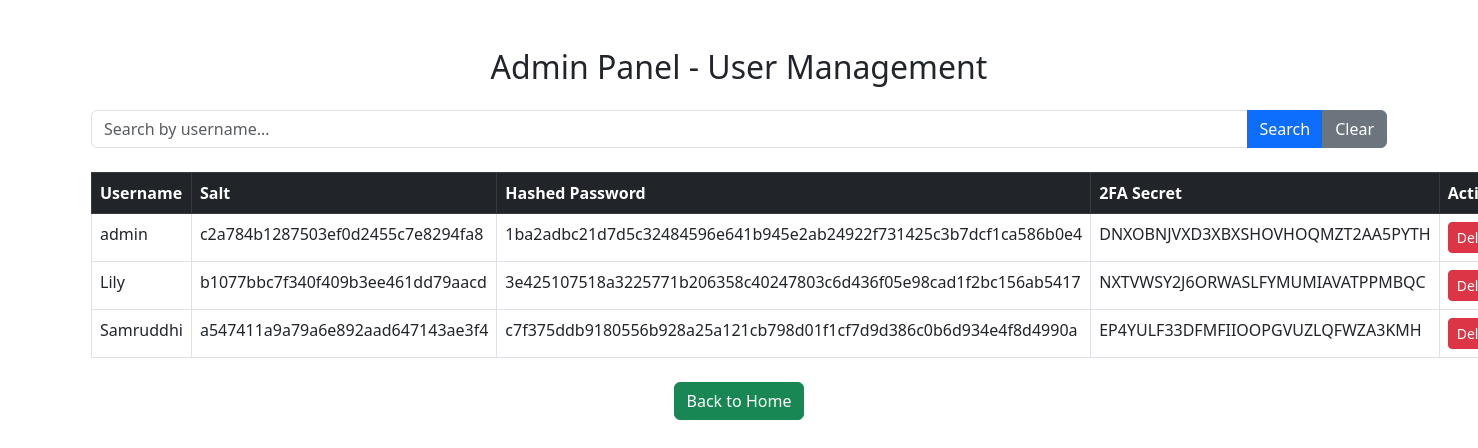
The app's page /admin_panel (signed in) with its own data.
### tables this page shows
CREATE TABLE users (
            username TEXT PRIMARY KEY,
            salt TEXT NOT NULL,
            hashed_password TEXT NOT NULL,
            secret_2fa TEXT NOT NULL,
            role TEXT NOT NULL
        );

### app.py (the view)
@app.route('/admin_panel', methods=['GET', 'POST'])
def admin_panel():
    if 'username' not in session or session.get('role') != 'admin':
        flash("Access Denied!", "danger")
        return redirect(url_for('admin_login'))
    conn = sqlite3.connect(DB_FILE)
    c = conn.cursor()
    search_query = request.args.get('search')
    if search_query:
        c.execute('SELECT username, salt, hashed_password, secret_2fa FROM users WHERE username LIKE ?', ('%' + search_query + '%',))
    else:
        c.execute('SELECT username, salt, hashed_password, secret_2fa FROM users')
    users = c.fetchall()
    conn.close()
    return render_template('admin_panel.html', users=users)

### templates/admin_panel.html (shortened to what this page needs)
<!DOCTYPE html>
<html lang="en">
<head>
    <link href="https://cdn.jsdelivr.net/npm/bootstrap@5.3.0/dist/css/bootstrap.min.css" rel="stylesheet">
</head>
<body class="container mt-5">
    <h2 class="text-center mb-4">Admin Panel - User Management</h2>
    <form method="get" action="{{ url_for('admin_panel') }}" class="mb-4">
        <div class="input-group">
            <input type="text" class="form-control" name="search" placeholder="Search by username..." value="{{ request.args.get('search', '') }}">
            <button class="btn btn-primary" type="submit">Search</button>
            <a href="{{ url_for('admin_panel') }}" class="btn btn-secondary">Clear</a>
        </div>
    </form>
    <table class="table table-bordered table-hover">
        <thead class="table-dark">
            <tr>
                <th>Username</th>
                <th>Salt</th>
                <th>Hashed Password</th>
                <th>2FA Secret</th>
                <th>Actions</th>
            </tr>
        </thead>
        <tbody>
            {% for user in users %}
            <tr>
                <td>{{ user[0] }}</td>
                <td>{{ user[1] }}</td>
                <td>{{ user[2] }}</td>
                <td>{{ user[3] }}</td>
                <td>
                    <form method="POST" action="{{ url_for('delete_user', username=user[0]) }}">
                        <button type="submit" class="btn btn-sm btn-danger" onclick="return confirm('Are you sure you want to delete {{ user[0] }}?')">Delete</button>
                    </form>
                </td>
            </tr>
            {% endfor %}
        </tbody>
    </table>
    <div class="text-center mt-4">
        <a href="{{ url_for('home') }}" class="btn btn-success">Back to Home</a>
    </div>
</body>
</html>

### records on screen
users: username "admin", salt "c2a784b1287503ef0d2455c7e8294fa8", hashed_password "1ba2adbc21d7d5c32484596e641b945e2ab24922f731425c3b7dcf1ca586b0e4", secret_2fa "DNXOBNJVXD3XBXSHOVHOQMZT2AA5PYTH"
users: username "Lily", salt "b1077bbc7f340f409b3ee461dd79aacd", hashed_password "3e425107518a3225771b206358c40247803c6d436f05e98cad1f2bc156ab5417", secret_2fa "NXTVWSY2J6ORWASLFYMUMIAVATPPMBQC"
users: username "Samruddhi", salt "a547411a9a79a6e892aad647143ae3f4", hashed_password "c7f375ddb9180556b928a25a121cb798d01f1cf7d9d386c0b6d934e4f8d4990a", secret_2fa "EP4YULF33DFMFIIOOPGVUZLQFWZA3KMH"
